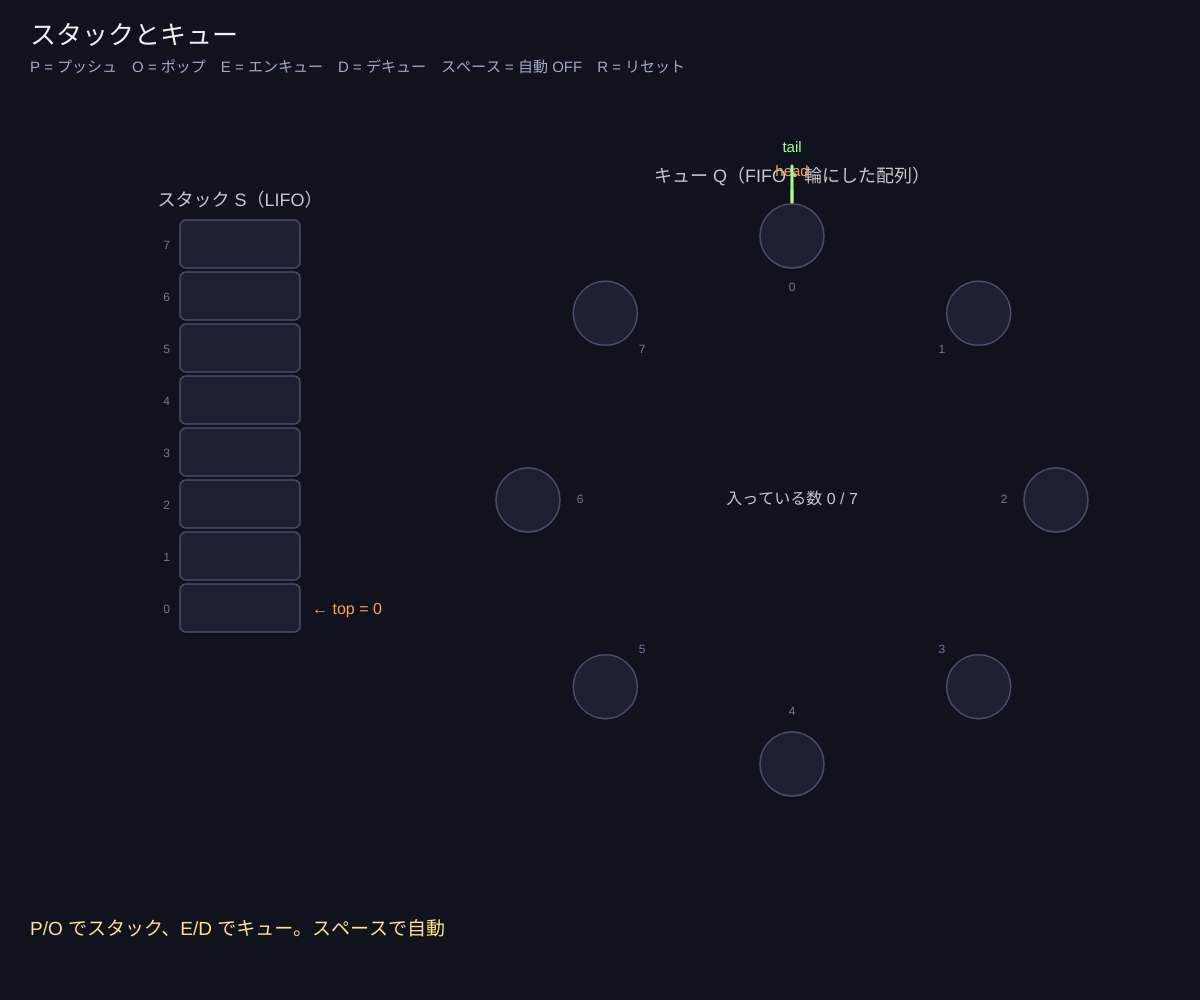
Frame 1 (no input)
Frame 60 (no input): identical to frame 1, image omitted
Frame 120 (the mouse pressed at the canvas centre since frame 60): identical to frame 1, image omitted

The p5.js sketch that drew this single still picture (run headless with seeded random() and noise() and a simulated clock; from frame 60 on, the mouse is pressed at the canvas centre):

// p5.js sketch
// ── sketch.js
// ============================================
// 00 スタックとキュー
// スタック = 最後に入れたものが最初に出る（LIFO：お皿の山）
// キュー   = 最初に入れたものが最初に出る（FIFO：レジの行列）
// どちらも「配列 1 本 + 番号 1〜2 個」で作れる。キューは配列の端と端をつないだ「輪」として使う
// 操作：P = プッシュ / O = ポップ / E = エンキュー / D = デキュー / スペース = 自動で動かす / R = リセット
// ============================================

let N = 8;          // ★ 配列の大きさ（キューに入るのは N-1 個まで：1 マス空けて「満杯」と「空」を区別する）
let autoSpeed = 40; // ★ 自動モードで何フレームごとに操作するか

let S = [], sTop = 0;              // スタック：S[0..sTop-1] に入っている（sTop は「次に入れる場所」＝今の個数）
let Q = [], head = 0, tail = 0;    // キュー：Q[head] が先頭、Q[tail] が次に入れる場所
let counter = 1;                   // 入れる値（1, 2, 3, …）
let msg = 'P/O でスタック、E/D でキュー。スペースで自動';
let flashS = -1, flashQ = -1, flashT = 0, warn = '';
let auto = false;

function setup() {
  createCanvas(windowWidth, windowHeight);
  textFont('sans-serif');
  resetAll();
}

function resetAll() {
  S = new Array(N).fill(null); sTop = 0;
  Q = new Array(N).fill(null); head = 0; tail = 0;
  counter = 1; warn = '';
}

// ---------- スタック ----------
function stackEmpty() { return sTop === 0; }
function stackPush(x) {
  if (sTop === N) { warn = 'スタックのオーバーフロー（満杯）！'; return; }
  S[sTop] = x; flashS = sTop; sTop++; flashT = 30;
  msg = `PUSH(${x})：S[${sTop - 1}] に入れて top = ${sTop}`;
}
function stackPop() {
  if (stackEmpty()) { warn = 'スタックのアンダーフロー（空）！'; return; }
  sTop--; let x = S[sTop]; S[sTop] = null; flashS = sTop; flashT = 30;
  msg = `POP() → ${x}（最後に入れたもの）　top = ${sTop}`;
}

// ---------- キュー（循環バッファ）----------
function enqueue(x) {
  if ((tail + 1) % N === head) { warn = 'キューのオーバーフロー（満杯）！'; return; }
  Q[tail] = x; flashQ = tail; flashT = 30;
  tail = (tail + 1) % N; // 端まで来たら 0 へ戻る
  msg = `ENQUEUE(${x})：Q[${flashQ}] に入れて tail = ${tail}`;
}
function dequeue() {
  if (head === tail) { warn = 'キューのアンダーフロー（空）！'; return; }
  let x = Q[head]; Q[head] = null; flashQ = head; flashT = 30;
  head = (head + 1) % N;
  msg = `DEQUEUE() → ${x}（最初に入れたもの）　head = ${head}`;
}

function draw() {
  background(16, 18, 30);
  if (auto && frameCount % autoSpeed === 0) {
    let r = random();
    if (r < 0.28) stackPush(counter++); else if (r < 0.5) stackPop(); else if (r < 0.78) enqueue(counter++); else dequeue();
  }
  if (flashT > 0) flashT--;

  noStroke(); fill(240); textAlign(LEFT, TOP); textSize(26);
  text('スタックとキュー', 30, 24);
  fill(160, 170, 200); textSize(15);
  text('P = プッシュ　O = ポップ　E = エンキュー　D = デキュー　スペース = 自動 ' + (auto ? 'ON' : 'OFF') + '　R = リセット', 30, 60);

  drawStack(width * 0.2, height * 0.22);
  drawQueue(width * 0.66, height * 0.5);

  fill(255, 225, 140); textSize(19); textAlign(LEFT, TOP);
  text(msg, 30, height - 80);
  if (warn) { fill(255, 110, 110); text(warn, 30, height - 48); }
}

function drawStack(cx, y0) {
  let cw = 120, ch = min(52, (height * 0.6) / N);
  fill(200); textAlign(CENTER, BOTTOM); textSize(18);
  text('スタック S（LIFO）', cx, y0 - 10);
  for (let i = 0; i < N; i++) {
    let y = y0 + (N - 1 - i) * ch;
    stroke(70, 80, 110); strokeWeight(1.5);
    fill(i < sTop ? color(80, 200, 160) : color(28, 32, 48));
    if (i === flashS && flashT > 0) fill(255, 214, 90);
    rect(cx - cw / 2, y, cw, ch - 4, 6);
    noStroke(); fill(i < sTop ? 10 : 90); textAlign(CENTER, CENTER); textSize(20);
    if (S[i] !== null) text(S[i], cx, y + ch / 2 - 2);
    fill(110, 120, 150); textSize(12); textAlign(RIGHT, CENTER);
    text(i, cx - cw / 2 - 10, y + ch / 2);
  }
  // top の矢印
  let ty = y0 + (N - 1 - sTop) * ch + ch / 2;
  fill(255, 160, 90); textAlign(LEFT, CENTER); textSize(16);
  text('← top = ' + sTop, cx + cw / 2 + 12, constrain(ty, y0 - 20, y0 + N * ch));
}

function drawQueue(cx, cy) {
  let R = min(width * 0.22, height * 0.3);
  fill(200); textAlign(CENTER, BOTTOM); textSize(18); noStroke();
  text('キュー Q（FIFO・輪にした配列）', cx, cy - R - 50);
  let cnt = (tail - head + N) % N;
  for (let i = 0; i < N; i++) {
    let a = -HALF_PI + (TWO_PI * i) / N;
    let x = cx + cos(a) * R, y = cy + sin(a) * R;
    let inside = (i - head + N) % N < cnt;
    stroke(70, 80, 110); strokeWeight(1.5);
    fill(inside ? color(110, 160, 255) : color(28, 32, 48));
    if (i === flashQ && flashT > 0) fill(255, 214, 90);
    circle(x, y, 64);
    noStroke(); fill(inside ? 10 : 90); textAlign(CENTER, CENTER); textSize(20);
    if (Q[i] !== null) text(Q[i], x, y);
    fill(110, 120, 150); textSize(12);
    text(i, cx + cos(a) * (R - 52), cy + sin(a) * (R - 52));
  }
  // head / tail の針
  for (let [idx, lab, col] of [[head, 'head', color(255, 160, 90)], [tail, 'tail', color(160, 255, 140)]]) {
    let a = -HALF_PI + (TWO_PI * idx) / N, off = lab === 'head' ? 58 : 82;
    stroke(col); strokeWeight(3);
    line(cx + cos(a) * (R + 34), cy + sin(a) * (R + 34), cx + cos(a) * (R + off - 12), cy + sin(a) * (R + off - 12));
    noStroke(); fill(col); textSize(15);
    text(lab, cx + cos(a) * (R + off + 6), cy + sin(a) * (R + off + 6));
  }
  fill(200); textSize(16);
  text(`入っている数 ${cnt} / ${N - 1}`, cx, cy);
}

function keyPressed() {
  let k = key.toLowerCase();
  warn = '';
  if (k === 'p') stackPush(counter++);
  if (k === 'o') stackPop();
  if (k === 'e') enqueue(counter++);
  if (k === 'd') dequeue();
  if (key === ' ') auto = !auto;
  if (k === 'r') { resetAll(); msg = 'リセットしました'; }
}

function windowResized() { resizeCanvas(windowWidth, windowHeight); }

// ---------- やってみよう ----------
// 1. P を 9 回押すとどうなる？　（N = 8 なのでオーバーフロー）
// 2. E を 3 回、D を 3 回、を繰り返すと head と tail がぐるぐる回る。配列の端で 0 に戻るのが「循環」
// 3. キューは N-1 個しか入らない。なぜ 1 マス空ける必要がある？（head === tail が「空」の意味だから）
